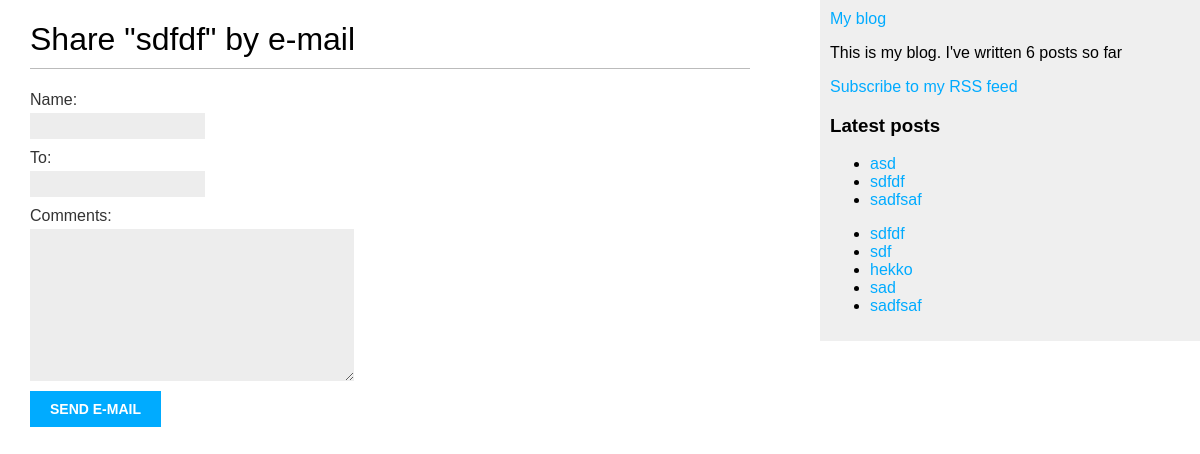
/blog/11/share/, run on the app's committed database.
### blog/models.py (models this page shows, shortened)
class Post(models.Model):
    class Status(models.TextChoices):
        DRAFT = 'DF', 'Draft',
        PUBLISHED = 'PB', 'Published'
    title = models.CharField(max_length=250)
    slug = models.SlugField(max_length=250, unique=True)
    author = models.ForeignKey(User, on_delete=models.CASCADE, related_name='blog_posts')
    body = models.TextField()
    publish = models.DateTimeField(default=timezone.now)
    created = models.DateTimeField(auto_now_add=True)
    updated = models.DateTimeField(auto_now=True)
    status = models.CharField(max_length=2, choices=Status.choices, default=Status.DRAFT)
    objects = models.Manager()
    published = PublishedManager()
    tags = TaggableManager()
    class Meta:
        ordering = ['-publish']
        indexes = [ models.Index(fields=['-publish'])]
    def get_absolute_url(self):
        return reverse('blog:post_detail', args=[self.publish.day,
                                                 self.publish.month,
                                                 self.publish.year,
                                                 self.slug])

### blog/views.py (the view)
# urls.py: path('<int:post_id>/share/', views.post_share, name='post_share'),
def post_share(request, post_id):
    post = get_object_or_404(Post, pk=post_id, status=Post.Status.PUBLISHED)
    sent = False
    if request.method == 'POST':
        form = EmailPostForm(request.POST)
        if form.is_valid():
            cd = form.cleaned_data
            post_url = request.build_absolute_uri(post.get_absolute_url)
            subject = f"{cd['name']}  recommends you read {post.title}"
            message = f"Read {post.title} at {post_url} {cd['name']}\'s comments: {cd['comments']}"
            send_mail(
                subject=subject,
                message=message,
                from_email=settings.EMAIL_HOST_USER,
                recipient_list=[cd['to']],
                fail_silently=False
            )
            sent = True
    else:
        form = EmailPostForm()
    context = {
        'post': post,
        'form': form,
        'sent': sent
    }
    return render(request, 'blog/post/share.html', context)

### blog/forms.py
class EmailPostForm(forms.Form):
    name = forms.CharField(max_length=25)
    to = forms.EmailField()
    comments = forms.CharField(required=False, widget=forms.Textarea)

### blog/models.py (called while the page is built)
    def get_queryset(self) -> QuerySet:
        return super().get_queryset().filter(status=Post.Status.PUBLISHED)

### blog/templatetags/blog_tags.py (called while the page is built)
@register.simple_tag()
def total_posts():
    return Post.published.count()

@register.inclusion_tag('blog/post/latest_posts.html')
def show_latest_posts(count=5):
    latest_posts = Post.published.order_by('-publish')[:count]
    return {'latest_posts': latest_posts}

@register.simple_tag()
def get_most_commented_posts(count=5):
    return Post.published.annotate(total_comments=Count('comments')).order_by('-total_comments')[:count]

### blog/templates/blog/post/share.html (shortened to what this page needs)
{% extends "blog/base.html" %}
{% block content %}
    {% if sent %}
    <h1>E-mail successfully sent</h1>
    <p>
        "{{ post.title }}" was successfully sent
        to {{ form.cleaned_data.to }}.
    </p>
    {% else %}
    <h1>Share "{{ post.title }}" by e-mail</h1>
    <form method="post">
        {{ form.as_p }}
        <input type="submit" value="Send e-mail">
    </form>
    {% endif %}
{% endblock %}

### blog/templates/blog/base.html (shortened to what this page needs)
{% load blog_tags %}
{% load static %}
<!DOCTYPE html>
<html>
<head>
    <link href="{% static 'css/blog.css' %}" rel="stylesheet">
</head>
<body>
    <div id="content">
        {% block content %}
        {% endblock %}
    </div>
    <div id="sidebar">
        <a href="{% url 'blog:post_list' %}">My blog</a>
        <p>This is my blog.
            I've written {% total_posts %} posts so far
        </p>
        <p>
            <a href="{% url "blog:post_feed" %}">
            Subscribe to my RSS feed
            </a>
            </p>
        <h3>Latest posts</h3>
        {% show_latest_posts 3 %}
        {% get_most_commented_posts as most_commented_posts %}
        <ul>
            {% for post in most_commented_posts %}
            <li>
                <a href="{{ post.get_absolute_url }}">{{ post.title }}</a>
            </li>
            {% endfor %}
        </ul>
    </div>
</body>
</html>

### blog/templates/blog/post/latest_posts.html
<ul>
    {% for post in latest_posts  %}
    <li>
        <a href="{{ post.get_absolute_url }}">{{ post.title }}</a>
    </li>
    {% endfor %}
</ul>

### static/css/blog.css (style rules this page uses)
body { margin:0; padding:0; font-family:helvetica, sans-serif; }
a { color:#00abff; text-decoration:none; }
h1 { font-weight:normal; border-bottom:1px solid #bbb; padding:0 0 10px 0; }
#content { float:left; width:60%; padding:0 0 0 30px; }
#sidebar { float:right; width:30%; padding:10px; background:#efefef; height:100%; }
label { float:left; clear:both; color:#333; margin-bottom:4px; }
input, textarea { clear:both; float:left; margin:0 0 10px; background:#ededed; border:0; padding:6px 10px; font-size:12px; }
input[type=submit] { font-weight:bold; background:#00abff; color:#fff; padding:10px 20px; font-size:14px; text-transform:uppercase; }

### data on the page
Post: title "sdfdf"
Post: title "asd"
Post: title "sadfsaf"
Post: title "sdf"
Post: title "hekko"
Post: title "sad"
